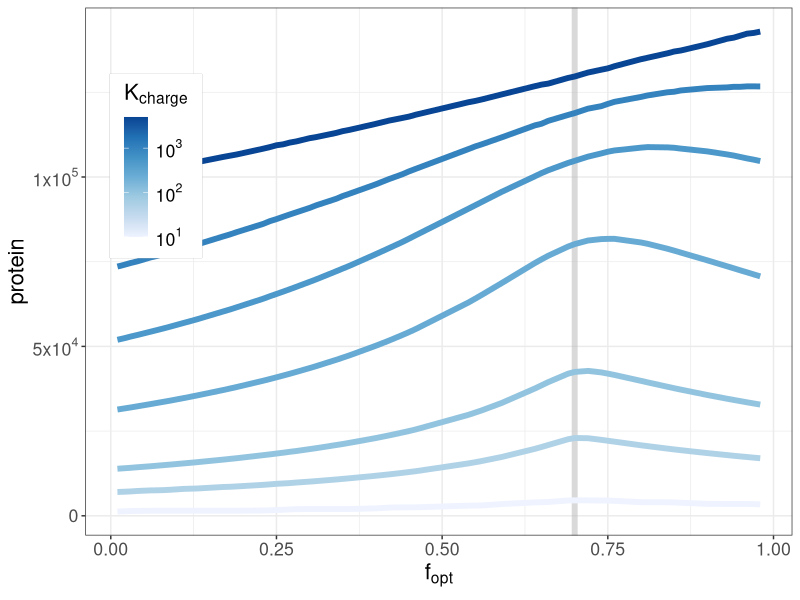
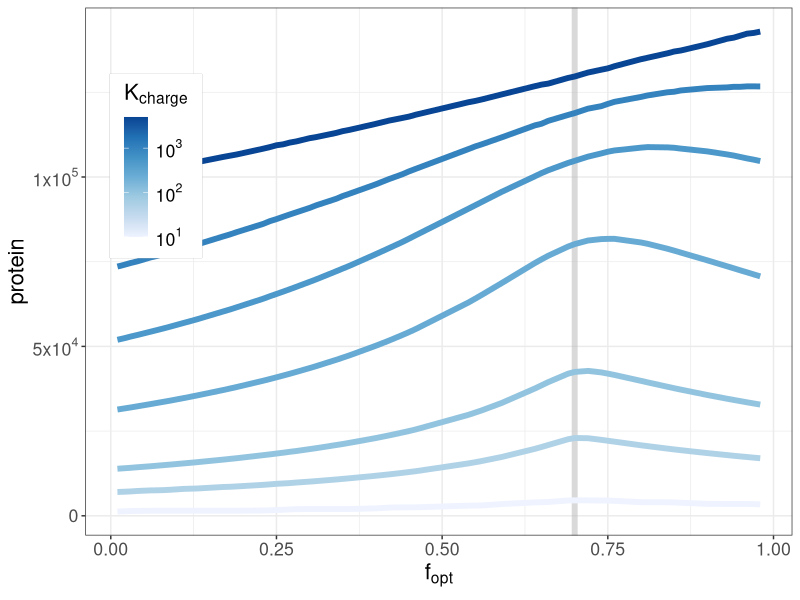

Here is the R script that generated these plots, in order: (Note: this script raises an error after producing the figures.)
## ---- chunk 1
library(tidyverse)
## ---- chunk 2
df_prot_cal <- read_csv("../processed_data/calibrate_single_population_charging_1e6.csv")
## ---- chunk 3
df_prot_cal %>% filter(species == "cellularProtein") %>% 
  ggplot(aes(x = ecol_comp, y = protein, color = charging_rate, group = charging_rate, alpha = charging_rate != 250.0)) +
  geom_vline(xintercept=0.7, color="grey70", linewidth=2, alpha=0.5) +
  geom_line(linewidth = 2) +
  scale_color_distiller(trans = "log10", 
                     palette = "Blues",
                     name = expression(K[charge]),
                     direction=1,
                     breaks = c(10, 100, 1000),
                     labels = c(expression(10^{1}), expression(10^{2}), expression(10^{3}))) +
  scale_x_continuous(name = expression(f[opt])) +
  scale_y_continuous(name = "protein",
                     breaks=c(0, 50000, 100000),
                     labels=c(0, expression(5*"x"*10^{4}), expression(1*"x"*10^{5}))) +
  scale_alpha_manual(values = c(1, 1), guide = FALSE) +
  theme_bw() +
  theme(text = element_text(size = 16),
        legend.position=c(.1,.7),
        legend.margin=margin(c(5,10,15,10)),
        legend.box.background = element_rect(color = "grey"))
ggsave("fig/cellular_baseline_speed_3.png", width = 7, height = 4)
## ---- chunk 4
df_grid <- read_csv("../processed_data/speed_vs_charging_grid_search.csv")
## ---- chunk 5
df_grid_form <- df_grid %>% 
  filter(species %in% c("free ribosome", "ATA_charged", "TTT_charged")) %>%
  pivot_wider(names_from = species, values_from = protein, id_cols = c(speed, charging_rate, ecol)) %>%
  mutate(ATA_charged_perc = ATA_charged / (2500 * 0.3),
         TTT_charged_perc = TTT_charged / (2500 * 0.7),
         free_rib_perc = `free ribosome` / 500) %>%
  filter(ecol == 0.6)
#df_grid_form %>% filter(ecol == 0.6)
## ---- chunk 6
base_plot <- function() {
  ggplot() +
  scale_y_discrete(expand = expansion(mult = c(0, 0))) +
  scale_x_discrete(expand = expansion(mult = c(0, 0))) +
  ylab(expression(K[charge])) +
  xlab(expression(K[speed])) +
  theme_bw() +
  theme(panel.border = element_blank(),
        legend.position = "bottom")
}

grid_opt <- base_plot() + 
  geom_tile(data=df_grid_form, aes(y = as.factor(charging_rate), x = as.factor(speed), fill = TTT_charged_perc)) +
  scale_fill_continuous_diverging(palette = "Blue-Red", 
                                  mid = 0.75,
                                  name = expression(T[c]^{opt})) +
  geom_point(aes(x=3, y=3))
  
grid_non_opt <- base_plot() + 
  geom_tile(data=df_grid_form, aes(y = as.factor(charging_rate), x = as.factor(speed), fill = ATA_charged_perc)) +
  scale_fill_continuous_diverging(palette = "Blue-Red", 
                                  mid = 0.75,
                                  name = expression(T[c]^{non-opt})) +
  geom_point(aes(x=3, y=3))


grid_rib <- base_plot() + 
  geom_tile(data=df_grid_form, aes(y = as.factor(charging_rate), x = as.factor(speed), fill = free_rib_perc)) +
  scale_fill_continuous_diverging(palette = "Blue-Red", 
                                  mid = 0.15,
                                  name = expression(R[f])) +
  geom_point(aes(x=3, y=3))

## ---- chunk 7
cowplot::plot_grid(grid_opt, grid_non_opt, grid_rib, ncol = 3, labels = c("A", "B", "C"))
ggsave("fig/grid_search.png", width = 9, height = 3)
## ---- chunk 8
#df_skew <- read_csv("../processed_data/gfp_regression_ecol_codon_use_speed_0.5_trna_0.7.csv")
df_skew <- read_csv("../processed_data/gfp_experiment_trna_07_03_speed_2_ecol_6_8_10.csv")
## ---- chunk 9
gfp_plot <- df_skew %>% filter(charging_rate == 100, ecol %in% c(0.6, 0.8, 1.0), gfp_rbs_foldx < 10) %>%
  ggplot(aes(GFP, cellularProtein_norm, color = factor(codon))) +
    geom_point(size=2) + 
    geom_smooth(method = "lm", se = FALSE, formula = y ~ x + 1, fullrange=TRUE) +
    facet_wrap(~ecol, labeller = label_bquote(f[opt] ^ cell == .(ecol))) +
    xlab("GFP") +
    ylab("cellular protein") +
    scale_y_continuous(limits = c(0.6, 1)) +
    scale_x_continuous(breaks= c(0, 2500, 5000, 7500),
    #                   labels = c(expression(2.5*"x"*10^{3}), 
    #                   expression(5*"x"*10^{3}), 
    #                   expression(7.5*"x"*10^{3}), 
    #                   expression(1*"x"*10^{4}))) +
    ) +
    #scale_x_continuous(limits=c(0, 10000)) + scale_y_continuous(limits=c(0.8, 1.0)) +
    scale_color_discrete_sequential(name=expression(f[opt]^GFP), palette = "viridis") +
    theme_bw() +
    theme(panel.grid.minor.x = element_blank(),
          panel.grid.minor.y = element_blank())
gfp_plot
## ---- chunk 10
base_plot <- function (data) {
  data %>%
  ggplot(aes(x=codon, y=tot_protein)) +
  #geom_smooth(se = FALSE, color="black") +
  #geom_point() +
  geom_line(linewidth = 1.25) +
  scale_x_continuous(name = expression(f[opt]),
                         breaks = c(0, 0.25, 0.5, 0.75, 1),
                         labels = c("0", "0.25", "0.5", "0.75", "1")) +
  scale_y_continuous(name = "protein") +
  theme_classic() +
  theme(axis.title = element_text(size = 12),
            axis.text = element_text(size = 12),
            legend.title = element_text(size=12),
            axis.ticks = element_blank(),
            axis.text.y = element_blank(),
            axis.text.x = element_blank(),
            legend.position = "none"
  )
}
## ---- chunk 11
df_baseline <- read.csv("../processed_data/gfp_experiment_baseline.csv")
df_baseline <- df_baseline %>% mutate(tot_protein = GFP + cellularProtein)
## ---- chunk 12
exp_data <- df_skew %>% 
  filter(charging_rate == 100, gfp_rbs_foldx == 3.0) %>%
  mutate(tot_protein = GFP + cellularProtein) %>%
  mutate(average_codon_use = ((100 * 1000 * ecol) + (20 * 300 * 3 * codon)) / ((100 * 1000) + (20 * 300 * 3)))

p1_data <- exp_data %>% filter(ecol == 0.6)
p1 <- base_plot(df_baseline) + 
  geom_point(data=p1_data, 
             aes(x = average_codon_use, y=tot_protein, color = factor(average_codon_use)),
             size = 2.5) +
  scale_color_discrete_sequential(palette = "viridis") +
  geom_vline(xintercept = 0.6, alpha=0.5, linewidth=1.25)

p2_data <- exp_data %>% filter(ecol == 0.8)
p2 <- base_plot(df_baseline) + 
  geom_point(data=p2_data, 
             aes(x = average_codon_use, y=tot_protein, color = factor(average_codon_use)),
             size = 2.5) +
  scale_color_discrete_sequential(palette = "viridis") +
  geom_vline(xintercept = 0.8, alpha=0.5, linewidth=1.25)


p3_data <- exp_data %>% filter(ecol == 1)
p3 <- base_plot(df_baseline) + 
  geom_point(data=p3_data, 
             aes(x = average_codon_use, y=tot_protein, color = factor(average_codon_use)),
             size = 2.5) +
  scale_color_discrete_sequential(palette = "viridis") +
  geom_vline(xintercept = 1.0, alpha=0.5, linewidth=1.25)

opt_plot <- cowplot::plot_grid(p1, p2, p3, nrow = 1, rel_widths = c(1, 1, 1))
## ---- chunk 13
legend <- get_legend(gfp_plot)
p1 <- cowplot::plot_grid(gfp_plot + theme(legend.position = "none"), opt_plot, ncol = 1, align = 'v')
cowplot::plot_grid(p1, legend, rel_widths = c(1, 0.2))
ggsave("fig/gfp_experiment_cell_fopt_6_8_10.png", width = 7, height = 4)
